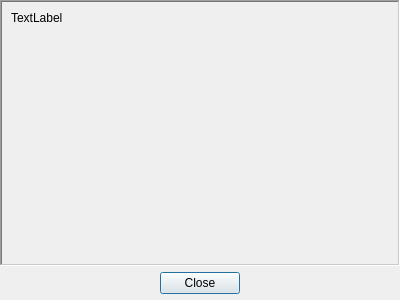
<?xml version="1.0" encoding="UTF-8"?>
<ui version="4.0">
 <class>Dialog</class>
 <widget class="QDialog" name="Dialog">
  <property name="geometry">
   <rect>
    <x>0</x>
    <y>0</y>
    <width>400</width>
    <height>300</height>
   </rect>
  </property>
  <property name="windowTitle">
   <string>Dialog</string>
  </property>
  <layout class="QGridLayout" name="gridLayout">
   <property name="leftMargin">
    <number>0</number>
   </property>
   <property name="topMargin">
    <number>0</number>
   </property>
   <property name="rightMargin">
    <number>0</number>
   </property>
   <property name="bottomMargin">
    <number>6</number>
   </property>
   <item row="1" column="0">
    <widget class="QDialogButtonBox" name="buttonBox">
     <property name="orientation">
      <enum>Qt::Horizontal</enum>
     </property>
     <property name="standardButtons">
      <set>QDialogButtonBox::Close</set>
     </property>
     <property name="centerButtons">
      <bool>true</bool>
     </property>
    </widget>
   </item>
   <item row="0" column="0">
    <widget class="QScrollArea" name="scrollArea">
     <property name="font">
      <font>
       <kerning>true</kerning>
      </font>
     </property>
     <property name="frameShape">
      <enum>QFrame::WinPanel</enum>
     </property>
     <property name="frameShadow">
      <enum>QFrame::Sunken</enum>
     </property>
     <property name="lineWidth">
      <number>2</number>
     </property>
     <property name="widgetResizable">
      <bool>true</bool>
     </property>
     <widget class="QWidget" name="scrollAreaWidgetContents">
      <property name="geometry">
       <rect>
        <x>0</x>
        <y>0</y>
        <width>396</width>
        <height>261</height>
       </rect>
      </property>
      <layout class="QGridLayout" name="gridLayout_2">
       <item row="0" column="0">
        <widget class="QLabel" name="label">
         <property name="text">
          <string>TextLabel</string>
         </property>
         <property name="alignment">
          <set>Qt::AlignLeading|Qt::AlignLeft|Qt::AlignTop</set>
         </property>
        </widget>
       </item>
      </layout>
     </widget>
    </widget>
   </item>
  </layout>
 </widget>
 <resources/>
 <connections>
  <connection>
   <sender>buttonBox</sender>
   <signal>accepted()</signal>
   <receiver>Dialog</receiver>
   <slot>accept()</slot>
   <hints>
    <hint type="sourcelabel">
     <x>248</x>
     <y>254</y>
    </hint>
    <hint type="destinationlabel">
     <x>157</x>
     <y>274</y>
    </hint>
   </hints>
  </connection>
  <connection>
   <sender>buttonBox</sender>
   <signal>rejected()</signal>
   <receiver>Dialog</receiver>
   <slot>reject()</slot>
   <hints>
    <hint type="sourcelabel">
     <x>316</x>
     <y>260</y>
    </hint>
    <hint type="destinationlabel">
     <x>286</x>
     <y>274</y>
    </hint>
   </hints>
  </connection>
 </connections>
</ui>
